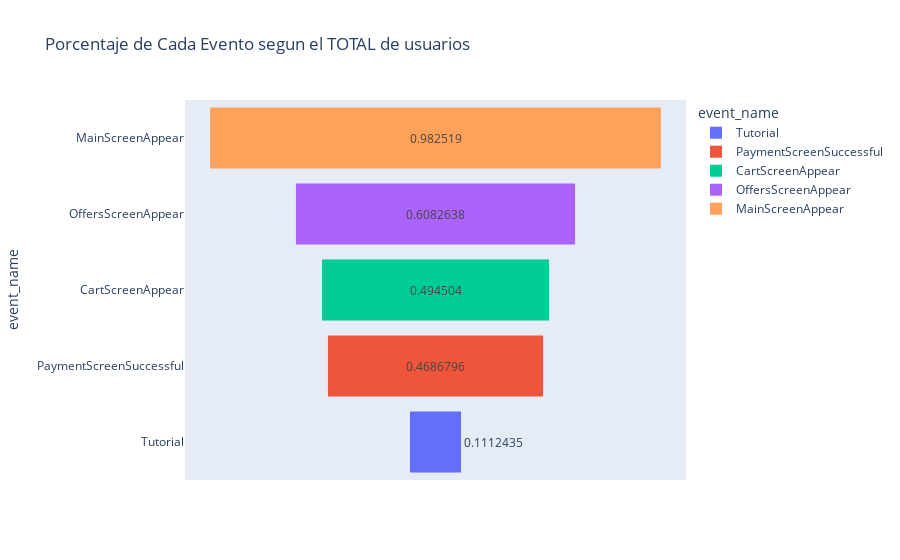

The notebook cell saved with this chart:
### Code cell
# Crear un gráfico de embudo para visualizar el porcentaje de cada evento Segun el TOTAL de usuarios que interactuan
fig = px.funnel(user_counts, x='proportion', y='event_name', color='event_name', title='Porcentaje de Cada Evento segun el TOTAL de usuarios')
fig.show()

### Figure 1 — Plotly figure (JSON) as saved in the notebook; plotly's stock layout.template omitted (floating-point values rounded to 4 significant figures)
{"data": [{"hovertemplate": "event_name=%{y}<br>proportion=%{x}<extra></extra>", "legendgroup": "Tutorial", "marker": {"color": "#636efa"}, "name": "Tutorial", "orientation": "h", "showlegend": true, "type": "funnel", "x": [0.1112], "xaxis": "x", "y": ["Tutorial"], "yaxis": "y"}, {"hovertemplate": "event_name=%{y}<br>proportion=%{x}<extra></extra>", "legendgroup": "PaymentScreenSuccessful", "marker": {"color": "#EF553B"}, "name": "PaymentScreenSuccessful", "orientation": "h", "showlegend": true, "type": "funnel", "x": [0.4687], "xaxis": "x", "y": ["PaymentScreenSuccessful"], "yaxis": "y"}, {"hovertemplate": "event_name=%{y}<br>proportion=%{x}<extra></extra>", "legendgroup": "CartScreenAppear", "marker": {"color": "#00cc96"}, "name": "CartScreenAppear", "orientation": "h", "showlegend": true, "type": "funnel", "x": [0.4945], "xaxis": "x", "y": ["CartScreenAppear"], "yaxis": "y"}, {"hovertemplate": "event_name=%{y}<br>proportion=%{x}<extra></extra>", "legendgroup": "OffersScreenAppear", "marker": {"color": "#ab63fa"}, "name": "OffersScreenAppear", "orientation": "h", "showlegend": true, "type": "funnel", "x": [0.6083], "xaxis": "x", "y": ["OffersScreenAppear"], "yaxis": "y"}, {"hovertemplate": "event_name=%{y}<br>proportion=%{x}<extra></extra>", "legendgroup": "MainScreenAppear", "marker": {"color": "#FFA15A"}, "name": "MainScreenAppear", "orientation": "h", "showlegend": true, "type": "funnel", "x": [0.9825], "xaxis": "x", "y": ["MainScreenAppear"], "yaxis": "y"}], "layout": {"legend": {"title": {"text": "event_name"}, "tracegroupgap": 0}, "title": {"text": "Porcentaje de Cada Evento segun el TOTAL de usuarios"}, "xaxis": {"anchor": "y", "domain": [0, 1], "title": {"text": "proportion"}}, "yaxis": {"anchor": "x", "categoryarray": ["MainScreenAppear", "OffersScreenAppear", "CartScreenAppear", "PaymentScreenSuccessful", "Tutorial"], "categoryorder": "array", "domain": [0, 1], "title": {"text": "event_name"}}}}
